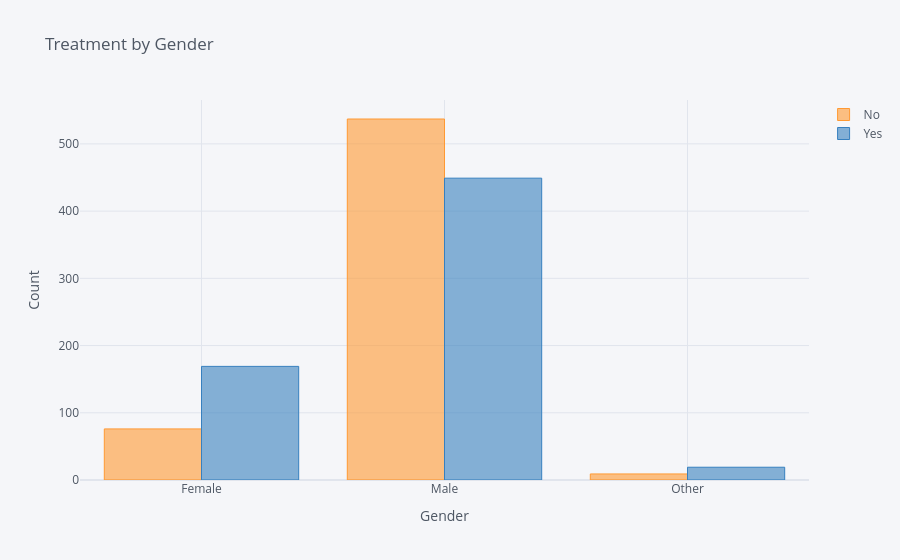

Notebook code cell kept with this figure:
### Code cell
pd.crosstab(df['gender'], df['treatment']).iplot(kind='bar', barmode='group', title='Treatment by Gender', xTitle='Gender', yTitle='Count')

### Figure 1 — Plotly figure (JSON) as saved in the notebook; plotly's stock layout.template omitted (floating-point values rounded to 4 significant figures)
{"data": [{"marker": {"color": "rgba(255, 153, 51, 0.6)", "line": {"color": "rgba(255, 153, 51, 1.0)", "width": 1}}, "name": "No", "orientation": "v", "text": "", "type": "bar", "x": ["Female", "Male", "Other"], "y": [76, 537, 9]}, {"marker": {"color": "rgba(55, 128, 191, 0.6)", "line": {"color": "rgba(55, 128, 191, 1.0)", "width": 1}}, "name": "Yes", "orientation": "v", "text": "", "type": "bar", "x": ["Female", "Male", "Other"], "y": [169, 449, 19]}], "layout": {"barmode": "group", "legend": {"bgcolor": "#F5F6F9", "font": {"color": "#4D5663"}}, "paper_bgcolor": "#F5F6F9", "plot_bgcolor": "#F5F6F9", "title": {"font": {"color": "#4D5663"}, "text": "Treatment by Gender"}, "xaxis": {"gridcolor": "#E1E5ED", "showgrid": true, "tickfont": {"color": "#4D5663"}, "title": {"font": {"color": "#4D5663"}, "text": "Gender"}, "zerolinecolor": "#E1E5ED"}, "yaxis": {"gridcolor": "#E1E5ED", "showgrid": true, "tickfont": {"color": "#4D5663"}, "title": {"font": {"color": "#4D5663"}, "text": "Count"}, "zerolinecolor": "#E1E5ED"}}}
